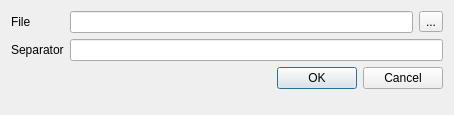
<?xml version="1.0" encoding="UTF-8"?>
<ui version="4.0">
 <class>ImportDialog</class>
 <widget class="QDialog" name="ImportDialog">
  <property name="geometry">
   <rect>
    <x>0</x>
    <y>0</y>
    <width>454</width>
    <height>115</height>
   </rect>
  </property>
  <property name="windowTitle">
   <string>Import data</string>
  </property>
  <layout class="QFormLayout" name="formLayout">
   <item row="0" column="0">
    <widget class="QLabel" name="label">
     <property name="text">
      <string>File</string>
     </property>
    </widget>
   </item>
   <item row="1" column="0">
    <widget class="QLabel" name="label_2">
     <property name="text">
      <string>Separator</string>
     </property>
    </widget>
   </item>
   <item row="1" column="1">
    <widget class="QLineEdit" name="editSeparator"/>
   </item>
   <item row="2" column="0" colspan="2">
    <widget class="QDialogButtonBox" name="buttonBox">
     <property name="orientation">
      <enum>Qt::Horizontal</enum>
     </property>
     <property name="standardButtons">
      <set>QDialogButtonBox::Cancel|QDialogButtonBox::Ok</set>
     </property>
    </widget>
   </item>
   <item row="0" column="1">
    <widget class="QWidget" name="widget" native="true">
     <layout class="QHBoxLayout" name="horizontalLayout">
      <property name="leftMargin">
       <number>0</number>
      </property>
      <property name="topMargin">
       <number>0</number>
      </property>
      <property name="rightMargin">
       <number>0</number>
      </property>
      <property name="bottomMargin">
       <number>0</number>
      </property>
      <item>
       <widget class="QLineEdit" name="editFile"/>
      </item>
      <item>
       <widget class="QToolButton" name="btnFile">
        <property name="text">
         <string>...</string>
        </property>
       </widget>
      </item>
     </layout>
    </widget>
   </item>
  </layout>
 </widget>
 <resources/>
 <connections>
  <connection>
   <sender>buttonBox</sender>
   <signal>accepted()</signal>
   <receiver>ImportDialog</receiver>
   <slot>accept()</slot>
   <hints>
    <hint type="sourcelabel">
     <x>248</x>
     <y>254</y>
    </hint>
    <hint type="destinationlabel">
     <x>157</x>
     <y>274</y>
    </hint>
   </hints>
  </connection>
  <connection>
   <sender>buttonBox</sender>
   <signal>rejected()</signal>
   <receiver>ImportDialog</receiver>
   <slot>reject()</slot>
   <hints>
    <hint type="sourcelabel">
     <x>316</x>
     <y>260</y>
    </hint>
    <hint type="destinationlabel">
     <x>286</x>
     <y>274</y>
    </hint>
   </hints>
  </connection>
 </connections>
</ui>
